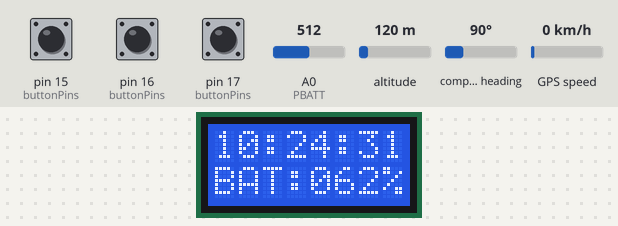
The sketch below on a simulated Arduino Uno, built with avr-gcc and run on an emulated ATmega328P. Shown: 8×2 character LCD. The test bench sets the inputs (shaded band); at power-on: pin 17 (buttonPins) HIGH, A0 (PBATT) = 512, pin 15 (buttonPins) HIGH, pin 16 (buttonPins) HIGH, altitude 120 m, compass heading 90°, GPS speed 0 km/h. Storage starts empty; the GPS gets a fix after 3 s at 37.7749, -122.4194 with 8 satellites; what the sketch prints to the serial monitor is not drawn.

Above: at 1.2 s.
1.3 s: pin 17 (buttonPins) pulled LOW for 0.15 s
At 2.1 s:
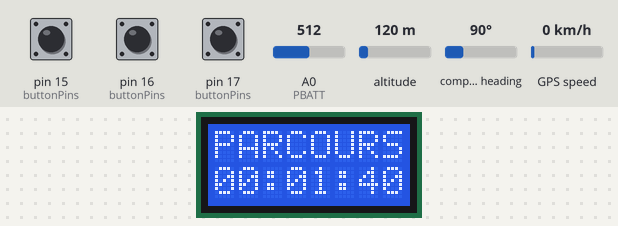
2.9 s: pin 17 (buttonPins) pulled LOW for 1 s
At 4.6 s:
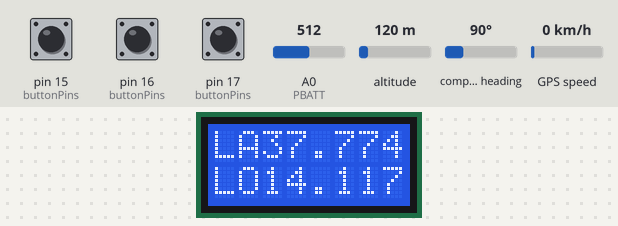
5.4 s: pin 17 (buttonPins) pulled LOW for 0.15 s
At 6.7 s:
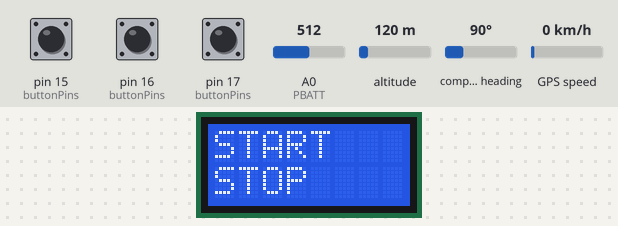
Timing chart, 0 to 8.4 s (numbered marks = the images above; inputs shaded):
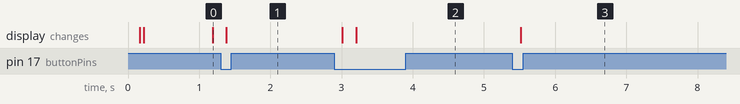

The sketch:

implemArduino.ino
```cpp
#include <TinyGPS.h>
#include <LiquidCrystal.h>
#include <SoftwareSerial.h>
#include <SD.h>
#include <Bounce2.h>
#include "model.h"
#include "datetime.h"
#include "menu.h"
#include "charmanagement.h"
#include "iomanagement.h"

#define ROWS 2
#define COLS 8
#define NBBUTTONS 3
#define PBP0 16
#define PBP1 15
#define PBPEN 17
#define BBP0 0
#define BBP1 1
#define BBPEN 2
#define INIT 0
#define ENG 1
#define WAIT 2
#define SWX 0
#define SW1 1
#define SW2 2
#define SW3 3
#define SW4 4
#define GPSRX 2
#define GPSTX 3
#define PSD 10

//tests des fonctions du module charmanagement
void testsCharMngmt ();

//affiche un menu sur le lcd en indiquant si on veut que le curseur
//clignote dans le cas du mode configuration
void showMenu(LiquidCrystal* lcd, Menu* menu, int configBlink);

//test l'affichage de menu
void testShowMenu(LiquidCrystal* lcd, Menu** menus);

//3 states : 0 init, 1 engaged, 2 waiting to desengaged
//2 values : HIGH or LOW
//En fonction des modifications de valeurs des boutons, on change leur état
void readBoutons(Bounce* debouncer , int* buttonStates, int* buttonValues);

//Indique le switch en cours d'activation en fonction des états des boutons
int buttonStatesToSwitchActivated(int* buttonStates);

//pour vérifier le bon fonctionnement des boutons
void testButtons();

//FOR THE GPS
static void smartdelay(unsigned long ms);

// initialize the library with the numbers of the interface pins
LiquidCrystal lcd(4, 5, 6, 7, 8, 9);

//objets nécessaires pour lire les données transmises par le gps
TinyGPS gps;
SoftwareSerial ss(GPSTX, GPSRX);

//pins des boutons
int buttonPins[NBBUTTONS]={PBP0,PBP1,PBPEN};

//objets nécessairesp pour lire les valeurs et déterminer les états
//des boutons
Bounce debouncer[NBBUTTONS];
int buttonValues[NBBUTTONS]={HIGH,HIGH,HIGH};
int buttonStates[NBBUTTONS]={INIT,INIT,INIT};

Model momo; //model
Menu currentMenu; //menu actuel affiché sur le lcd

//indique si on doit faire clignoter le curseur pour le mode configuration
int configBlinking=FALSE;

RecordConf recordConf; //paramètres d'enregistrement
char isSDOK[2]; //indique (en char) si la carte SD est bien connectée

void setup()
{
  Serial.begin(9600);

  // init menu and model
  initModel(&momo);
  generateMenu(&currentMenu, &momo, ACCUEIL);

  //init SD
  momo.isSDOK=FALSE;
  if (SD.begin(PSD)) { //Port 10
    momo.isSDOK=TRUE;
  }
  initRecordConf(&recordConf, &momo);

  // set up the LCD's number of columns and rows:
  lcd.begin(8, 2);
  showMenu(&lcd, &currentMenu, false);


  // Setup for BUTTONS
  for(int i=0; i<NBBUTTONS; i++) {
    debouncer[i]=Bounce();

      // Setup the button with an internal pull-up :
    pinMode(buttonPins[i],INPUT_PULLUP);

    // After setting up the button, setup the Bounce instance :
    debouncer[i].attach(buttonPins[i]);
    debouncer[i].interval(5); // interval in ms
    debouncer[i].update();
    buttonValues[i]=debouncer[i].read();
  }

  //SoftwareSerial setup for the gps
   ss.begin(4800);
}

void loop()
{
  readBoutons(debouncer , buttonStates, buttonValues); // lecture des boutons
  //on détermine quel switch est activé
  int switchActivated = buttonStatesToSwitchActivated(buttonStates);
  //en fonction du switch activé, on effectue une action
  switch(switchActivated) {
    case SW1 :
      Serial.println("SW1");
      //changement de menu
      if(currentMenu.configureMode == FALSE) {
        generateMenu(&currentMenu, &momo, currentMenu.sw1Connection);
      }
      break;
    case SW2 :
      Serial.println("SW2");
      //changement de sous-menu
      if(currentMenu.configureMode == FALSE) {
        generateMenu(&currentMenu, &momo, currentMenu.sw2Connection);
      } else {
		 //ou changement du paramètre sélectionné en mode configuration
        increaseSelectedConfigValue(&currentMenu,&momo);
      }
      break;
    case SW3 :
      Serial.println("SW3");
      if(currentMenu.configureMode==TRUE && currentMenu.menu_type != ENR1) {
        increaseSelection(&currentMenu);
      } else if (currentMenu.menu_type == ENR1) {
		  //ici on aurait du avoir la partie enregistrement desdonnées
	  }
      break;
    case SW4 :
      Serial.println("SW4");
      //on passe en mode configuration ou on le quitte
      if(currentMenu.isConfigurable == TRUE && currentMenu.configureMode==FALSE) {
        currentMenu.configureMode=TRUE;
      } else {
        currentMenu.configureMode=FALSE;
      }
      break;
    default :
      break;
  }
  for(int i=0; i<NBBUTTONS; i++) {
    Serial.print("Button ");
    Serial.print(i);
//    Serial.print("the value : ");Serial.println(buttonValues[i]);
//    Serial.print("the state : ");Serial.println(buttonStates[i]);
    Serial.print("  ");
    Serial.print(buttonValues[i]);
    Serial.print("  ");
  }
  Serial.print("\n");

  //Model refreshing
  updateModelGPSdata(&momo, &gps);
  updateModelLocaldata(&momo);
  //Menu refreshing
  showMenu(&lcd, &currentMenu, configBlinking);
  updateMenuCases(&currentMenu, &momo);
  //Config blinking
  if(currentMenu.isConfigurable == TRUE && currentMenu.configureMode==TRUE) {
      configBlinking=(configBlinking + 1) %2;
  } else {
      configBlinking=FALSE;
  }
  smartdelay(50);
}

void testsCharMngmt ()
{
    Serial.begin(9600);
  char cases[16]="";
  strupdate(cases,0,"test",5);
  char intTest[5];
  int2TabChar(intTest, 5, 27050);
  char floatTest[6];
  float2TabChar(floatTest, 2, 3, 43.01757);
//  Serial.println(cases);
//  Serial.println(intTest);
  Serial.println(floatTest[5]);
  Serial.println(floatTest);
}

void showMenu(LiquidCrystal* lcd, Menu* menu, int configBlink)
{
  for (int  thisRow = 0; thisRow < ROWS; thisRow++) {
      // loop over the rows:
      for (int thisCol = 0; thisCol < COLS; thisCol++) {
        // set the cursor position:
        lcd->setCursor(thisCol, thisRow);
        // print the letter:
        lcd->write(menu->cases[thisCol+8*thisRow]);
      }
    }
  if(configBlink==TRUE) {
    for(int i=0; i<16; i++) {
      if(menu->selectionIDGroupCases[i] == menu->selectedIDGroup) {
        int thisCol = i % 8;
        int thisRow = i / 8;
        // set the cursor position:
        lcd->setCursor(thisCol, thisRow);
        // print the letter:
        lcd->write(' ');
      }
    }
  }
}

void testShowMenu(LiquidCrystal* lcd, Menu** menus)
{
  delay(3000);
  showMenu(lcd, menus[ACCUEIL], false);
  delay(3000);
  showMenu(lcd, menus[DATE], false);
  delay(3000);
  showMenu(lcd, menus[PARCOURS], false);
  delay(3000);
  showMenu(lcd, menus[INTERVAL], false);
  delay(3000);
  showMenu(lcd, menus[COORDS1], false);
  delay(3000);
  showMenu(lcd, menus[COORDS2], false);
  delay(3000);
  showMenu(lcd, menus[COORDS3], false);
  delay(3000);
  showMenu(lcd, menus[COORDS4], false);
  delay(3000);
  showMenu(lcd, menus[ENR1], false);
  delay(3000);
  showMenu(lcd, menus[ENR2], false);
}

//3 states : 0 init, 1 engaged, 2 waiting to desengaged
//2 values : HIGH or LOW
void readBoutons(Bounce* debouncer , int* buttonStates, int* buttonValues)
{
    for(int i=0; i<NBBUTTONS; i++) {
      //Wait mode
      if(buttonStates[i] == ENG) {
         buttonStates[i] = WAIT;
      }
        // Update the Bounce instance :
      debouncer[i].update();
      int value = debouncer[i].read();
      if ( value != buttonValues[i]) {
        buttonValues[i] = value;
        buttonStates[i] = (buttonStates[i] + 1)%3; //buttonStates is either 0 or 2
      }
  }
}

//return switchActivated
int buttonStatesToSwitchActivated(int* buttonStates)
{
  if(buttonStates[BBP0]!=ENG && buttonStates[BBP1]!=ENG && buttonStates[BBPEN]==ENG) {
    return SW1;
  } else if (buttonStates[BBP0]==ENG && buttonStates[BBP1]!=ENG && buttonStates[BBPEN]==ENG) {
    return SW2;
  } else if (buttonStates[BBP0]!=ENG && buttonStates[BBP1]==ENG && buttonStates[BBPEN]==ENG) {
    return SW3;
  } else if (buttonStates[BBP0]==ENG && buttonStates[BBP1]==ENG && buttonStates[BBPEN]==ENG) {
    return SW4;
  } else {
    return SWX;
  }
}

void testButtons()
{
  readBoutons(debouncer , buttonStates, buttonValues);
  int switchActivated = buttonStatesToSwitchActivated(buttonStates);
  switch(switchActivated) {
    case SW1 :
      Serial.println("SW1");
      break;
    case SW2 :
      Serial.println("SW2");
      break;
    case SW3 :
      Serial.println("SW3");
      break;
    case SW4 :
      Serial.println("SW4");
      break;
    default :
      break;
  }
  for(int i=0; i<NBBUTTONS; i++) {
    Serial.print("Button ");
    Serial.print(i);
//    Serial.print("the value : ");Serial.println(buttonValues[i]);
//    Serial.print("the state : ");Serial.println(buttonStates[i]);
    Serial.print("  ");
    Serial.print(buttonValues[i]);
    Serial.print("  ");
  }
  Serial.print("\n");
}


static void smartdelay(unsigned long ms)
{
  unsigned long start = millis();
  do
  {
    while (ss.available())
      gps.encode(ss.read());
  } while (millis() - start < ms);
}
```

charmanagement.cpp
```cpp
#include "charmanagement.h"

//SUR AVR, ON N'A PAS BESOIN du \0
void strupdate(char* dest, unsigned int begin, char* src, unsigned int sizeSrc)
{
  int i=0;
  for(int i=0; i<sizeSrc; i++) {
    dest[begin+i] = src[i];
  }
}

void int2TabChar(char* dest, unsigned int sizeDest, unsigned int src)
{
  int i=0;
  for(i=sizeDest-1; i>=0; i--) {
    dest[i] = src % 10 + 48; // 48 <-> 0 en ASCII
    src/=10;
  }
}

void long2TabChar(char* dest, unsigned int sizeDest, unsigned long src)
{
  int i=0;
  for(i=sizeDest-1; i>=0; i--) {
    dest[i] = src % 10 + 48; // 48 <-> 0 en ASCII
    src/=10;
  }
}

void float2TabChar(char* dest, unsigned int sizeInt, unsigned int sizeDec, float src)
{
  int integerPart = (int) src;
  char dest1[sizeInt];
  int2TabChar(dest1, sizeInt, integerPart);
  float tempDecimalPart = (src - (float) integerPart);
  int i=0;
  for(int i=0; i<sizeDec; i++) {
    tempDecimalPart*=10;
  }
  int decimalPart = (int) tempDecimalPart;
  char dest2[sizeDec];
  int2TabChar(dest2, sizeDec, decimalPart);
  strupdate(dest, 0, dest1, sizeInt);
  strupdate(dest, sizeInt, ".", 1);
  strupdate(dest, sizeInt+1, dest2, sizeDec);
}
```

charmanagement.h
```cpp
#ifndef CHARMANAGEMENT
#define CHARMANAGEMENT

//Ecriture de src dans dst de begin à begin+sizeSrc
void strupdate(char* dest, unsigned int begin, char* src, unsigned int sizeSrc);

//Transforme un entier en chaîne de caractères
void int2TabChar(char* dest, unsigned int sizeDest, unsigned int src);

//Transforme un entier long en chaîne de caractères
void long2TabChar(char* dest, unsigned int sizeDest, unsigned long src);

//Transforme un nombre flottant en chaîne de caractères avec un choix de
//précision pour la partie entière et pour la partie décimale
void float2TabChar(char* dest, unsigned int sizeInt, unsigned int sizeDec, float src);

#endif
```

datetime.cpp
```cpp
#include "datetime.h"
#include <Arduino.h>

Showdatetime datetime2Showdatetime(Datetime* datetime)
{
	Showdatetime showdatetime;
  int2TabChar(showdatetime.year, 4, datetime->year);
  int2TabChar(showdatetime.month, 2, datetime->month);
  int2TabChar(showdatetime.day, 2, datetime->day);
  int2TabChar(showdatetime.hour, 2, datetime->hour);
  int2TabChar(showdatetime.minute, 2, datetime->minute);
  int2TabChar(showdatetime.second, 2, datetime->second);
  int2TabChar(showdatetime.hundredths, 2, datetime->hundredths);
	return showdatetime;
}

void initShowDateTime(Showdatetime* showdatetime)
{
  strupdate(showdatetime->year, 0, "2000", 4);
  strupdate(showdatetime->month, 0, "01", 2);
  strupdate(showdatetime->day, 0, "01", 2);
  strupdate(showdatetime->hour, 0, "01", 2);
  strupdate(showdatetime->minute, 0, "01", 2);
  strupdate(showdatetime->second, 0, "01", 2);
  strupdate(showdatetime->hundredths, 0, "00", 2);
}
```

datetime.h
```cpp
#ifndef DATETIME
#define DATETIME

#include "charmanagement.h"

//Représentation du temps sous format de nombres
typedef struct Datetime {
	int year;
	int month;
	int day;
	int hour;
	int minute;
	int second;
	int hundredths;
}Datetime;

//Représentation du temps sous format de caractères
typedef struct Showdatetime {
	char year[4];
	char month[2];
	char day[2];
	char hour[2];
	char minute[2];
	char second[2];
	char hundredths[2];
}Showdatetime;

//Fonctions de transformation de format
Showdatetime datetime2Showdatetime(Datetime* datetime);

//Initialisation
void initShowDateTime(Showdatetime* showdatetime);

#endif
```

iomanagement.cpp
```cpp
#include "iomanagement.h"

void initRecordConf(RecordConf* recordConf, Model* model)
{
  recordConf->mode=STOP;
  recordConf->model=model;
  ShowModel showModel;
  initShowModel(&showModel);
  modelToShowModel(model, &showModel);
  strupdate(recordConf->recordingFilename,0,showModel.recordFilename,16);
}

void updateRecordConf(RecordConf* recordConf, int mode)
{
  recordConf->mode=mode;
  ShowModel showModel;
  initShowModel(&showModel);
  modelToShowModel(recordConf->model, &showModel);
  strupdate(recordConf->recordingFilename,0,showModel.recordFilename,16);
}

void recordData(RecordConf* recordConf)
{
//  switch (recordConf->mode)
//  {
//    case START :
//      SD.open(recordConf->recordingFilename, FILE_WRITE);
//    break;
//    case CONTINUE :
//    break;
//    case STOP :
//    break;
//  }
}

void recordParams(RecordConf* recordConf)
{
  SD.remove("params.info");
  File myFile;
  // if the file opened okay, write to it:
  myFile = SD.open("params.info", FILE_WRITE);
  if (myFile) {
    Serial.print("Writing to params.info...");
    myFile.println(recordConf->model->durationParcours);
    myFile.println(recordConf->model->durationInterval);
    // close the file:
    myFile.close();
    Serial.println("done.");
  } else {
    // if the file didn't open, print an error:
    Serial.println("error opening params.info");
  }
  myFile.close();
}

void readParams(Model* model)
{
  File myFile;
// re-open the file for reading:
  myFile = SD.open("params.info");
  if (myFile) {
    Serial.println("reading params.info");

    // read from the file until there's nothing else in it:
    while (myFile.available()) {
      Serial.write(myFile.read());
    }
    // close the file:
    myFile.close();
  } else {
    // if the file didn't open, print an error:
    Serial.println("error opening params.info");
  }
}
```

iomanagement.h
```cpp
#ifndef IOMANAGEMENT
#define IOMANAGEMENT

#include "model.h"
#include <SD.h>

#define START 0
#define STOP 1
#define CONTINUE 2

//Informations nécessaires pour l'enregistrement des données de modèle
//dans un fichier de la carte SD (configuration d'enregistrement)
typedef struct RecordConf{
  int mode; // START, STOP ou CONTINUE
  char recordingFilename[16]; // Nom de fichier pour l'enregistrement
  Model* model; // modèle
}RecordConf;

//Initialise la configuration d'enregistrement
void initRecordConf(RecordConf* recordConf, Model* model);

//Ouvre le fichier d'enregistrement si on est en mode START
//ou Ecrit les informations du modèle si on est en mode CONTINUE (ou START)
//Ne fait rien en mode STOP
void updateRecordConf(RecordConf* recordConf, int Mode);

//Enregistre les données de modèle pour un parcours
void recordData(RecordConf* recordConf);

//enregistre les paramètres de temps d'intervalle et de parcours
void recordParams(RecordConf* recordConf);

//Lit les paramètres (on s'en sert en début de programme)
void readParams(Model* model);

#endif
```

menu.h
```cpp
#ifndef MENU
#define MENU

#include "charmanagement.h"
#include "model.h"

#define NUMBER_OF_CASES 16
enum MENU_TYPE {ACCUEIL, DATE, PARCOURS ,INTERVAL, COORDS1, COORDS2,
	COORDS3, COORDS4, ENR1, ENR2};
typedef enum MENU_TYPE MENU_TYPE;
#define TRUE 0
#define FALSE 1

//Représentation
typedef struct Menu{
	char cases[16]; //contenu du menu
	//variables pour la gestion de la configuration
	int selectionIDGroupCases[16]; //Groupes de configuration
	int selectedIDGroup; //Groupe de configration sélectionné
	int maxSelectionGroupId; //nombre de groupe de configuration
	int isConfigurable; //0 (TRUE)
	int configureMode; // avec BPEN+BP1+BP0 (sw4), 0->normal, 1->config
	//Variables de connection à d'autres menus
	MENU_TYPE sw1Connection; //BPEN
	MENU_TYPE sw2Connection; //BPEN+BP0

	MENU_TYPE menu_type; //indique le type de menu
}Menu;

//Affiche un menu sur lcd
void showMenu(Menu menu);

//Permet de générer un menu (sans type initial) à l'aide du type de menu
// menu_type désiré
void generateMenu(Menu* menu, Model* model, MENU_TYPE menu_type);

//Changement de sélection (de paramètre) pour la configuration
void increaseSelection(Menu* menu);

//Changement de la valeur du paramètre sélectionné pour la configuration
void increaseSelectedConfigValue(Menu* menu, Model* model);

//Met à jours les valeurs de cases en fonction du model
void updateMenuCases(Menu* menu, Model* model);

#endif
```

model.h
```cpp
#ifndef MODEL
#define MODEL

#include "datetime.h"
#include "charmanagement.h"
#include <TinyGPS.h>
#include <Arduino.h>

#define PBATT 0
#define TRUE 0
#define FALSE 1

//Le modèle contient toutes les données importantes du programme au
//format "brut" (nombres)
typedef struct Model {
	//local prog data
	int autonomy;
	Datetime localDateTime;
	long durationParcours; //in seconds
	long durationInterval; //in milliseconds
  int isSDOK;
	//GPS data
	float latitude, longitude; //in degrees
	float altitude; //in meters
	float course; //in degrees
	float speed; //in m/sec
	Datetime GPSDateTime;
	short satellites;
	long hdop;
}Model;

//Cette structure permet de faciliter l'affichage en donnant le modèle
//sous forme de chaînes de caractères
typedef struct ShowModel {
	//local prog data
	char autonomy[3];
	Showdatetime localShowDateTime;
	char durationParcours[8]; // HH:MM:SS
	char durationInterval[8]; //MM:SS:hShS
	//GPS data
	char latitude[6], longitude[6], altitude[6]; // xx.xxx
	char course[6];
	char speed[6];
	Showdatetime GPSShowDateTime;
	char satellites[2];
	char hdop[6];
	//recording
	char recordFilename[16];
  char isSDOK[2];
}ShowModel;

//Fonction de transformation de Model à ShowModel
void modelToShowModel(Model* model, ShowModel* showModel);

//Fonctions de mise à jour du modèle

void updateModelGPSdata(Model* model, TinyGPS* gps);

void updateModelLocaldata(Model* model);

void initModel(Model* model);

void initShowModel(ShowModel* showModel);


#endif
```

Source omitted: menu.cpp (8400 bytes), model.cpp (5178 bytes)

Measured:
- after the input at 1.3 s, the display: changes after 0.08 s (image 1)
- after the input at 2.9 s, the display: first changes after 0.11 s (image 2 shows a later state)
- after the input at 5.4 s, the display: changes after 0.12 s (image 3)
